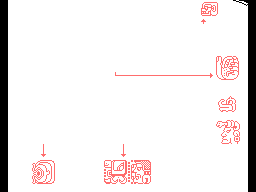

Below is a game level as drawn by its tile map, then a one-line description and the .tmx file that defines it, in full:
An orthogonal 32x24 tile map with 8x8 px tiles, 1 tile layer (Tile Layer 1).

<map version="1.0" orientation="orthogonal" renderorder="right-down" width="32" height="24" tilewidth="8" tileheight="8" nextobjectid="1">
 <tileset firstgid="1" name="tiles" tilewidth="8" tileheight="8" tilecount="256" columns="16">
  <image source="elaine-letter2-page2-tiles.png" width="128" height="128" />
 </tileset>
 <layer name="Tile Layer 1" width="32" height="24">
  <data encoding="csv">
1,2,2,2,2,2,2,2,2,2,2,2,2,2,2,2,2,2,2,2,2,2,2,2,2,62,63,64,2,3,4,1,
1,2,2,2,2,2,2,2,2,2,2,2,2,2,2,2,2,2,2,2,2,2,2,2,2,65,66,67,2,2,2,1,
1,2,2,2,2,2,2,2,2,2,2,2,2,2,2,2,2,2,2,2,2,2,2,2,2,6,2,2,2,2,2,1,
1,2,2,2,2,2,2,2,2,2,2,2,2,2,2,2,2,2,2,2,2,2,2,2,2,2,2,2,2,2,2,1,
1,2,2,2,2,2,2,2,2,2,2,2,2,2,2,2,2,2,2,2,2,2,2,2,2,2,2,2,2,2,2,1,
1,2,2,2,2,2,2,2,2,2,2,2,2,2,2,2,2,2,2,2,2,2,2,2,2,2,2,2,2,2,2,1,
1,2,2,2,2,2,2,2,2,2,2,2,2,2,2,2,2,2,2,2,2,2,2,2,2,2,2,2,2,2,2,1,
1,2,2,2,2,2,2,2,2,2,2,2,2,2,2,2,2,2,2,2,2,2,2,2,2,2,2,20,21,22,2,1,
1,2,2,2,2,2,2,2,2,2,2,2,2,2,2,2,2,2,2,2,2,2,2,2,2,2,2,36,37,38,2,1,
1,2,2,2,2,2,2,2,2,2,2,2,2,2,8,9,9,9,9,9,9,9,9,9,9,9,10,52,53,54,2,1,
1,2,2,2,2,2,2,2,2,2,2,2,2,2,2,2,2,2,2,2,2,2,2,2,2,2,2,2,2,2,2,1,
1,2,2,2,2,2,2,2,2,2,2,2,2,2,2,2,2,2,2,2,2,2,2,2,2,2,2,2,2,2,2,1,
1,2,2,2,2,2,2,2,2,2,2,2,2,2,2,2,2,2,2,2,2,2,2,2,2,2,2,26,60,61,2,1,
1,2,2,2,2,2,2,2,2,2,2,2,2,2,2,2,2,2,2,2,2,2,2,2,2,2,2,42,58,59,2,1,
1,2,2,2,2,2,2,2,2,2,2,2,2,2,2,2,2,2,2,2,2,2,2,2,2,2,2,2,2,2,2,1,
1,2,2,2,2,2,2,2,2,2,2,2,2,2,2,2,2,2,2,2,2,2,2,2,2,2,2,23,24,25,2,1,
1,2,2,2,2,2,2,2,2,2,2,2,2,2,2,2,2,2,2,2,2,2,2,2,2,2,2,39,40,41,2,1,
1,2,2,2,2,2,2,2,2,2,2,2,2,2,2,2,2,2,2,2,2,2,2,2,2,2,2,55,56,57,2,1,
1,2,2,2,2,5,2,2,2,2,2,2,2,2,2,5,2,2,2,2,2,2,2,2,2,2,2,2,2,2,2,1,
1,2,2,2,2,7,2,2,2,2,2,2,2,2,2,7,2,2,2,2,2,2,2,2,2,2,2,2,2,2,2,1,
1,2,2,2,17,18,19,2,2,2,2,2,2,11,12,13,14,15,16,2,2,2,2,2,2,2,2,2,2,2,2,1,
1,2,2,2,33,34,35,2,2,2,2,2,2,27,28,29,30,31,32,2,2,2,2,2,2,2,2,2,2,2,2,1,
1,2,2,2,49,50,51,2,2,2,2,2,2,43,44,45,46,47,48,2,2,2,2,2,2,2,2,2,2,2,2,1,
1,2,2,2,2,2,2,2,2,2,2,2,2,2,2,2,2,2,2,2,2,2,2,2,2,2,2,2,2,2,2,1
</data>
 </layer>
</map>
